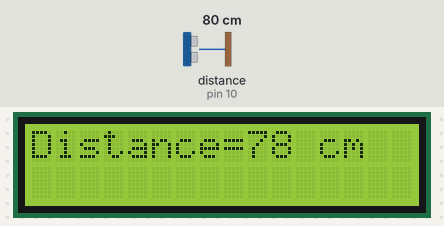
A sketch run on a simulated Arduino Uno, built with avr-gcc and run on an emulated ATmega328P. Parts: 16×2 character LCD. Wiring (inferred from the names in the program): ultrasonic range finder: trigger pin 9; echo pin 10. Inputs (shaded band) come from the test bench; at power-on: distance to the obstacle (sensor on pin 10) 80 cm. The echo pulse lasts 58.3 µs per cm.

Above: at 1.2 s.
1.3 s: distance to the obstacle (sensor on pin 10) set to 2 cm
At 2.8 s:
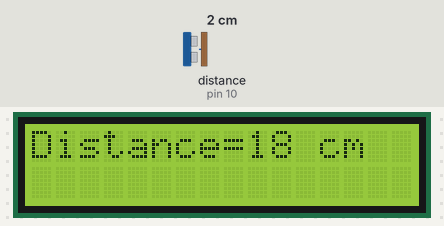
3.1 s: distance to the obstacle (sensor on pin 10) set to 4 cm
At 4.3 s:
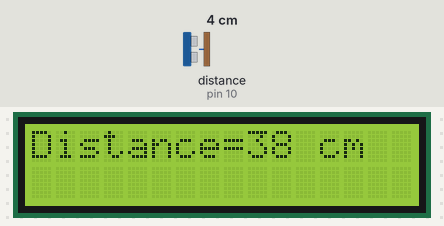
4.6 s: distance to the obstacle (sensor on pin 10) set to 9 cm
At 5.8 s:
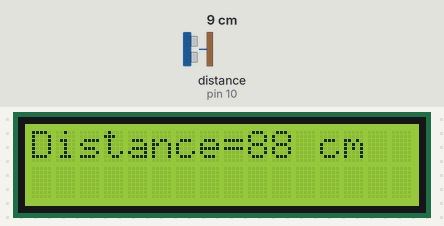
Timing chart, 0 to 7.6 s (numbered marks = the images above; inputs shaded):
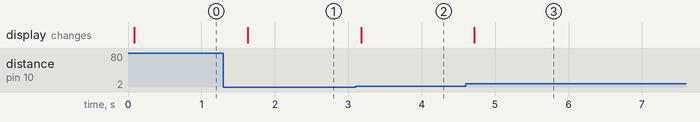

The sketch:

Ultrasonic_LCD.ino
```cpp
#include <Wire.h>
#include <LiquidCrystal_I2C.h>
LiquidCrystal_I2C lcd(0x27,16,2);

// defines pins numbers
const int trigPin = 9;
const int echoPin = 10;
// defines variables
long duration;
int distance;

void setup()
{
  lcd.init();
  lcd.backlight();

  pinMode(trigPin, OUTPUT); // Sets the trigPin as an Output
  pinMode(echoPin, INPUT); // Sets the echoPin as an Input
}

void loop()
{

   // Clears the trigPin
  digitalWrite(trigPin, LOW);
  delayMicroseconds(2);
  // Sets the trigPin on HIGH state for 10 micro seconds
  digitalWrite(trigPin, HIGH);
  delayMicroseconds(10);
  digitalWrite(trigPin, LOW);
  // Reads the echoPin, returns the sound wave travel time in microseconds
  duration = pulseIn(echoPin, HIGH);
  // Calculating the distance
  distance= duration*0.034/2;

  lcd.setCursor(0,0);
  lcd.print("Distance=");
  lcd.print(distance);
  lcd.setCursor(12,0);
  lcd.print("cm");
  delay(500);
}
```

Measured:
- after the input at 1.3 s, the display: changes after 0.33 s (image 1)
- after the input at 3.1 s, the display: changes after 0.07 s (image 2)
- after the input at 4.6 s, the display: changes after 0.12 s (image 3)
